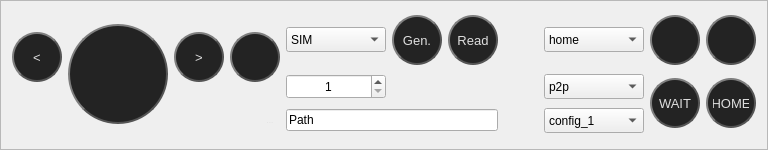
                  <widget class="QFrame" name="frame">
                   <property name="minimumSize">
                    <size>
                     <width>0</width>
                     <height>150</height>
                    </size>
                   </property>
                   <property name="frameShape">
                    <enum>QFrame::StyledPanel</enum>
                   </property>
                   <property name="frameShadow">
                    <enum>QFrame::Raised</enum>
                   </property>
                   <layout class="QGridLayout" name="gridLayout_7">
                    <item row="0" column="0" rowspan="2">
                     <widget class="QPushButton" name="btn_auto_prev">
                      <property name="sizePolicy">
                       <sizepolicy hsizetype="Preferred" vsizetype="Preferred">
                        <horstretch>0</horstretch>
                        <verstretch>0</verstretch>
                       </sizepolicy>
                      </property>
                      <property name="minimumSize">
                       <size>
                        <width>50</width>
                        <height>50</height>
                       </size>
                      </property>
                      <property name="maximumSize">
                       <size>
                        <width>50</width>
                        <height>50</height>
                       </size>
                      </property>
                      <property name="font">
                       <font>
                        <family>Segoe UI</family>
                        <pointsize>10</pointsize>
                       </font>
                      </property>
                      <property name="toolTip">
                       <string>Prev</string>
                      </property>
                      <property name="layoutDirection">
                       <enum>Qt::LeftToRight</enum>
                      </property>
                      <property name="styleSheet">
                       <string notr="true">QPushButton {	
	color: rgb(222, 222, 222);
    border: 2px solid #555;
    border-radius: 25px;
    border-style: outset;
	background-color: rgb(35, 35, 35);
    padding: 5px;
}
QPushButton:hover {
	background-color: rgb(85, 170, 255);
}
QPushButton:pressed {	
	background-color: rgb(114, 255, 144);
}</string>
                      </property>
                      <property name="text">
                       <string>&lt;</string>
                      </property>
                      <property name="checkable">
                       <bool>true</bool>
                      </property>
                      <property name="checked">
                       <bool>true</bool>
                      </property>
                     </widget>
                    </item>
                    <item row="0" column="1" rowspan="3">
                     <widget class="QPushButton" name="btn_auto_start">
                      <property name="sizePolicy">
                       <sizepolicy hsizetype="Preferred" vsizetype="Preferred">
                        <horstretch>0</horstretch>
                        <verstretch>0</verstretch>
                       </sizepolicy>
                      </property>
                      <property name="minimumSize">
                       <size>
                        <width>100</width>
                        <height>100</height>
                       </size>
                      </property>
                      <property name="maximumSize">
                       <size>
                        <width>100</width>
                        <height>100</height>
                       </size>
                      </property>
                      <property name="font">
                       <font>
                        <family>Segoe UI</family>
                        <pointsize>10</pointsize>
                       </font>
                      </property>
                      <property name="toolTip">
                       <string>START</string>
                      </property>
                      <property name="layoutDirection">
                       <enum>Qt::LeftToRight</enum>
                      </property>
                      <property name="styleSheet">
                       <string notr="true">QPushButton {	
	color: rgb(222, 222, 222);
    border: 2px solid #555;
    border-radius: 50px;
    border-style: outset;
	background-color: rgb(35, 35, 35);
    padding: 5px;
	image: url(:/24x24/24x24/icons8-start-50.png);
}
QPushButton:hover {
	background-color: rgb(114, 255, 142);
}
QPushButton:pressed {	
	background-color: rgb(85, 170, 255);
}</string>
                      </property>
                      <property name="text">
                       <string/>
                      </property>
                      <property name="checkable">
                       <bool>true</bool>
                      </property>
                      <property name="checked">
                       <bool>true</bool>
                      </property>
                     </widget>
                    </item>
                    <item row="0" column="2" rowspan="2">
                     <widget class="QPushButton" name="btn_auto_next">
                      <property name="sizePolicy">
                       <sizepolicy hsizetype="Preferred" vsizetype="Preferred">
                        <horstretch>0</horstretch>
                        <verstretch>0</verstretch>
                       </sizepolicy>
                      </property>
                      <property name="minimumSize">
                       <size>
                        <width>50</width>
                        <height>50</height>
                       </size>
                      </property>
                      <property name="maximumSize">
                       <size>
                        <width>50</width>
                        <height>50</height>
                       </size>
                      </property>
                      <property name="font">
                       <font>
                        <family>Segoe UI</family>
                        <pointsize>10</pointsize>
                       </font>
                      </property>
                      <property name="toolTip">
                       <string>Next</string>
                      </property>
                      <property name="layoutDirection">
                       <enum>Qt::LeftToRight</enum>
                      </property>
                      <property name="styleSheet">
                       <string notr="true">QPushButton {	
	color: rgb(222, 222, 222);
    border: 2px solid #555;
    border-radius: 25px;
    border-style: outset;
	background-color: rgb(35, 35, 35);
    padding: 5px;
}
QPushButton:hover {
	background-color: rgb(85, 170, 255);
}
QPushButton:pressed {	
	background-color: rgb(114, 255, 144);
}</string>
                      </property>
                      <property name="text">
                       <string>&gt;</string>
                      </property>
                      <property name="checkable">
                       <bool>true</bool>
                      </property>
                      <property name="checked">
                       <bool>true</bool>
                      </property>
                     </widget>
                    </item>
                    <item row="0" column="3" rowspan="2">
                     <widget class="QPushButton" name="btn_auto_stop">
                      <property name="sizePolicy">
                       <sizepolicy hsizetype="Preferred" vsizetype="Preferred">
                        <horstretch>0</horstretch>
                        <verstretch>0</verstretch>
                       </sizepolicy>
                      </property>
                      <property name="minimumSize">
                       <size>
                        <width>50</width>
                        <height>50</height>
                       </size>
                      </property>
                      <property name="maximumSize">
                       <size>
                        <width>50</width>
                        <height>50</height>
                       </size>
                      </property>
                      <property name="font">
                       <font>
                        <family>Segoe UI</family>
                        <pointsize>10</pointsize>
                       </font>
                      </property>
                      <property name="toolTip">
                       <string>STOP</string>
                      </property>
                      <property name="layoutDirection">
                       <enum>Qt::LeftToRight</enum>
                      </property>
                      <property name="styleSheet">
                       <string notr="true">QPushButton {	
	color: rgb(222, 222, 222);
    border: 2px solid #555;
    border-radius: 25px;
    border-style: outset;
	background-color: rgb(35, 35, 35);
    padding: 5px;
}
QPushButton:hover {
	background-color: rgb(255, 129, 131);
}
QPushButton:pressed {	
	background-color: rgb(85, 170, 255);
}</string>
                      </property>
                      <property name="text">
                       <string/>
                      </property>
                      <property name="icon">
                       <iconset resource="icons/icons.qrc">
                        <normaloff>:/24x24/24x24/icons8-stop-circled-50.png</normaloff>:/24x24/24x24/icons8-stop-circled-50.png</iconset>
                      </property>
                      <property name="iconSize">
                       <size>
                        <width>24</width>
                        <height>24</height>
                       </size>
                      </property>
                      <property name="checkable">
                       <bool>true</bool>
                      </property>
                      <property name="checked">
                       <bool>true</bool>
                      </property>
                     </widget>
                    </item>
                    <item row="0" column="4">
                     <widget class="QComboBox" name="comboBox_auto_sim_servo">
                      <property name="minimumSize">
                       <size>
                        <width>100</width>
                        <height>25</height>
                       </size>
                      </property>
                      <property name="maximumSize">
                       <size>
                        <width>100</width>
                        <height>25</height>
                       </size>
                      </property>
                      <property name="toolTip">
                       <string>Sim / Servos</string>
                      </property>
                      <item>
                       <property name="text">
                        <string>SIM</string>
                       </property>
                      </item>
                      <item>
                       <property name="text">
                        <string>SERVOS</string>
                       </property>
                      </item>
                     </widget>
                    </item>
                    <item row="0" column="5">
                     <widget class="QPushButton" name="btn_auto_Add_path_gen">
                      <property name="sizePolicy">
                       <sizepolicy hsizetype="Preferred" vsizetype="Preferred">
                        <horstretch>0</horstretch>
                        <verstretch>0</verstretch>
                       </sizepolicy>
                      </property>
                      <property name="minimumSize">
                       <size>
                        <width>50</width>
                        <height>50</height>
                       </size>
                      </property>
                      <property name="maximumSize">
                       <size>
                        <width>50</width>
                        <height>50</height>
                       </size>
                      </property>
                      <property name="font">
                       <font>
                        <family>Segoe UI</family>
                        <pointsize>10</pointsize>
                       </font>
                      </property>
                      <property name="toolTip">
                       <string>Generate path</string>
                      </property>
                      <property name="layoutDirection">
                       <enum>Qt::LeftToRight</enum>
                      </property>
                      <property name="styleSheet">
                       <string notr="true">QPushButton {	
	color: rgb(222, 222, 222);
    border: 2px solid #555;
    border-radius: 25px;
    border-style: outset;
	background-color: rgb(35, 35, 35);
    padding: 5px;
}
QPushButton:hover {
	background-color: rgb(61, 61, 61);
}
QPushButton:pressed {	
	background-color: rgb(85, 170, 255);
}</string>
                      </property>
                      <property name="text">
                       <string>Gen.</string>
                      </property>
                      <property name="checkable">
                       <bool>true</bool>
                      </property>
                      <property name="checked">
                       <bool>true</bool>
                      </property>
                     </widget>
                    </item>
                    <item row="0" column="6" colspan="2">
                     <widget class="QPushButton" name="btn_auto_Add_path_read">
                      <property name="sizePolicy">
                       <sizepolicy hsizetype="Preferred" vsizetype="Preferred">
                        <horstretch>0</horstretch>
                        <verstretch>0</verstretch>
                       </sizepolicy>
                      </property>
                      <property name="minimumSize">
                       <size>
                        <width>50</width>
                        <height>50</height>
                       </size>
                      </property>
                      <property name="maximumSize">
                       <size>
                        <width>50</width>
                        <height>50</height>
                       </size>
                      </property>
                      <property name="font">
                       <font>
                        <family>Segoe UI</family>
                        <pointsize>10</pointsize>
                       </font>
                      </property>
                      <property name="toolTip">
                       <string>Read path from file .txt</string>
                      </property>
                      <property name="layoutDirection">
                       <enum>Qt::LeftToRight</enum>
                      </property>
                      <property name="styleSheet">
                       <string notr="true">QPushButton {	
	color: rgb(222, 222, 222);
    border: 2px solid #555;
    border-radius: 25px;
    border-style: outset;
	background-color: rgb(35, 35, 35);
    padding: 5px;
}
QPushButton:hover {
	background-color: rgb(61, 61, 61);
}
QPushButton:pressed {	
	background-color: rgb(85, 170, 255);
}</string>
                      </property>
                      <property name="text">
                       <string>Read</string>
                      </property>
                      <property name="checkable">
                       <bool>true</bool>
                      </property>
                      <property name="checked">
                       <bool>true</bool>
                      </property>
                     </widget>
                    </item>
                    <item row="0" column="8">
                     <spacer name="horizontalSpacer_2">
                      <property name="orientation">
                       <enum>Qt::Horizontal</enum>
                      </property>
                      <property name="sizeHint" stdset="0">
                       <size>
                        <width>40</width>
                        <height>20</height>
                       </size>
                      </property>
                     </spacer>
                    </item>
                    <item row="0" column="9">
                     <widget class="QComboBox" name="comboBox_auto_command">
                      <property name="minimumSize">
                       <size>
                        <width>100</width>
                        <height>25</height>
                       </size>
                      </property>
                      <property name="maximumSize">
                       <size>
                        <width>16777215</width>
                        <height>25</height>
                       </size>
                      </property>
                      <property name="toolTip">
                       <string>Command</string>
                      </property>
                      <item>
                       <property name="text">
                        <string>home</string>
                       </property>
                      </item>
                      <item>
                       <property name="text">
                        <string>move</string>
                       </property>
                      </item>
                      <item>
                       <property name="text">
                        <string>wait</string>
                       </property>
                      </item>
                     </widget>
                    </item>
                    <item row="0" column="10">
                     <widget class="QPushButton" name="btn_auto_add_empty">
                      <property name="sizePolicy">
                       <sizepolicy hsizetype="Preferred" vsizetype="Preferred">
                        <horstretch>0</horstretch>
                        <verstretch>0</verstretch>
                       </sizepolicy>
                      </property>
                      <property name="minimumSize">
                       <size>
                        <width>50</width>
                        <height>50</height>
                       </size>
                      </property>
                      <property name="maximumSize">
                       <size>
                        <width>50</width>
                        <height>50</height>
                       </size>
                      </property>
                      <property name="font">
                       <font>
                        <family>Segoe UI</family>
                        <pointsize>10</pointsize>
                       </font>
                      </property>
                      <property name="toolTip">
                       <string>Add row</string>
                      </property>
                      <property name="layoutDirection">
                       <enum>Qt::LeftToRight</enum>
                      </property>
                      <property name="styleSheet">
                       <string notr="true">QPushButton {	
	color: rgb(222, 222, 222);
    border: 2px solid #555;
    border-radius: 25px;
    border-style: outset;
	background-color: rgb(35, 35, 35);
    padding: 5px;
	image: url(:/24x24/24x24/icons8-add-50.png);
}
QPushButton:hover {
	background-color: rgb(61, 61, 61);
}
QPushButton:pressed {	
	background-color: rgb(85, 170, 255);
}</string>
                      </property>
                      <property name="text">
                       <string/>
                      </property>
                     </widget>
                    </item>
                    <item row="0" column="11">
                     <widget class="QPushButton" name="btn_auto_delete">
                      <property name="sizePolicy">
                       <sizepolicy hsizetype="Preferred" vsizetype="Preferred">
                        <horstretch>0</horstretch>
                        <verstretch>0</verstretch>
                       </sizepolicy>
                      </property>
                      <property name="minimumSize">
                       <size>
                        <width>50</width>
                        <height>50</height>
                       </size>
                      </property>
                      <property name="maximumSize">
                       <size>
                        <width>50</width>
                        <height>50</height>
                       </size>
                      </property>
                      <property name="font">
                       <font>
                        <family>Segoe UI</family>
                        <pointsize>10</pointsize>
                       </font>
                      </property>
                      <property name="toolTip">
                       <string>Delete row</string>
                      </property>
                      <property name="layoutDirection">
                       <enum>Qt::LeftToRight</enum>
                      </property>
                      <property name="styleSheet">
                       <string notr="true">QPushButton {	
	color: rgb(222, 222, 222);
    border: 2px solid #555;
    border-radius: 25px;
    border-style: outset;
	background-color: rgb(35, 35, 35);
    padding: 5px;
	image: url(:/24x24/24x24/icons8-cancel-50.png);
}
QPushButton:hover {
	background-color: rgb(61, 61, 61);
}
QPushButton:pressed {	
	background-color: rgb(85, 170, 255);
}</string>
                      </property>
                      <property name="text">
                       <string/>
                      </property>
                     </widget>
                    </item>
                    <item row="1" column="4">
                     <widget class="QSpinBox" name="spinBox">
                      <property name="sizePolicy">
                       <sizepolicy hsizetype="Fixed" vsizetype="Fixed">
                        <horstretch>0</horstretch>
                        <verstretch>0</verstretch>
                       </sizepolicy>
                      </property>
                      <property name="minimumSize">
                       <size>
                        <width>100</width>
                        <height>25</height>
                       </size>
                      </property>
                      <property name="maximumSize">
                       <size>
                        <width>100</width>
                        <height>16777215</height>
                       </size>
                      </property>
                      <property name="toolTip">
                       <string>Loop</string>
                      </property>
                      <property name="alignment">
                       <set>Qt::AlignCenter</set>
                      </property>
                      <property name="minimum">
                       <number>1</number>
                      </property>
                     </widget>
                    </item>
                    <item row="1" column="9">
                     <widget class="QComboBox" name="comboBox_auto_traj">
                      <property name="minimumSize">
                       <size>
                        <width>100</width>
                        <height>25</height>
                       </size>
                      </property>
                      <property name="maximumSize">
                       <size>
                        <width>16777215</width>
                        <height>25</height>
                       </size>
                      </property>
                      <property name="toolTip">
                       <string>Trajectory</string>
                      </property>
                      <item>
                       <property name="text">
                        <string>p2p</string>
                       </property>
                      </item>
                      <item>
                       <property name="text">
                        <string>cp_linear</string>
                       </property>
                      </item>
                     </widget>
                    </item>
                    <item row="1" column="10" rowspan="2">
                     <widget class="QPushButton" name="btn_auto_Add_wait">
                      <property name="sizePolicy">
                       <sizepolicy hsizetype="Preferred" vsizetype="Preferred">
                        <horstretch>0</horstretch>
                        <verstretch>0</verstretch>
                       </sizepolicy>
                      </property>
                      <property name="minimumSize">
                       <size>
                        <width>50</width>
                        <height>50</height>
                       </size>
                      </property>
                      <property name="maximumSize">
                       <size>
                        <width>50</width>
                        <height>50</height>
                       </size>
                      </property>
                      <property name="font">
                       <font>
                        <family>Segoe UI</family>
                        <pointsize>10</pointsize>
                       </font>
                      </property>
                      <property name="toolTip">
                       <string>Add Wait position</string>
                      </property>
                      <property name="layoutDirection">
                       <enum>Qt::LeftToRight</enum>
                      </property>
                      <property name="styleSheet">
                       <string notr="true">QPushButton {	
	color: rgb(222, 222, 222);
    border: 2px solid #555;
    border-radius: 25px;
    border-style: outset;
	background-color: rgb(35, 35, 35);
    padding: 5px;
}
QPushButton:hover {
	background-color: rgb(61, 61, 61);
}
QPushButton:pressed {	
	background-color: rgb(85, 170, 255);
}</string>
                      </property>
                      <property name="text">
                       <string>WAIT</string>
                      </property>
                      <property name="checkable">
                       <bool>true</bool>
                      </property>
                      <property name="checked">
                       <bool>true</bool>
                      </property>
                     </widget>
                    </item>
                    <item row="1" column="11" rowspan="2">
                     <widget class="QPushButton" name="btn_auto_Add_safe">
                      <property name="sizePolicy">
                       <sizepolicy hsizetype="Preferred" vsizetype="Preferred">
                        <horstretch>0</horstretch>
                        <verstretch>0</verstretch>
                       </sizepolicy>
                      </property>
                      <property name="minimumSize">
                       <size>
                        <width>50</width>
                        <height>50</height>
                       </size>
                      </property>
                      <property name="maximumSize">
                       <size>
                        <width>50</width>
                        <height>50</height>
                       </size>
                      </property>
                      <property name="font">
                       <font>
                        <family>Segoe UI</family>
                        <pointsize>10</pointsize>
                       </font>
                      </property>
                      <property name="toolTip">
                       <string>Add Home position</string>
                      </property>
                      <property name="layoutDirection">
                       <enum>Qt::LeftToRight</enum>
                      </property>
                      <property name="styleSheet">
                       <string notr="true">QPushButton {	
	color: rgb(222, 222, 222);
    border: 2px solid #555;
    border-radius: 25px;
    border-style: outset;
	background-color: rgb(35, 35, 35);
    padding: 5px;
}
QPushButton:hover {
	background-color: rgb(61, 61, 61);
}
QPushButton:pressed {	
	background-color: rgb(85, 170, 255);
}</string>
                      </property>
                      <property name="text">
                       <string>HOME</string>
                      </property>
                      <property name="checkable">
                       <bool>true</bool>
                      </property>
                      <property name="checked">
                       <bool>true</bool>
                      </property>
                     </widget>
                    </item>
                    <item row="2" column="9">
                     <widget class="QComboBox" name="comboBox_auto_config">
                      <property name="minimumSize">
                       <size>
                        <width>100</width>
                        <height>25</height>
                       </size>
                      </property>
                      <property name="maximumSize">
                       <size>
                        <width>16777215</width>
                        <height>25</height>
                       </size>
                      </property>
                      <property name="toolTip">
                       <string>Robot config</string>
                      </property>
                      <item>
                       <property name="text">
                        <string>config_1</string>
                       </property>
                      </item>
                      <item>
                       <property name="text">
                        <string>config_2</string>
                       </property>
                      </item>
                     </widget>
                    </item>
                    <item row="2" column="3" alignment="Qt::AlignRight">
                     <widget class="QPushButton" name="btn_auto_add_actual_3">
                      <property name="sizePolicy">
                       <sizepolicy hsizetype="Preferred" vsizetype="Preferred">
                        <horstretch>0</horstretch>
                        <verstretch>0</verstretch>
                       </sizepolicy>
                      </property>
                      <property name="minimumSize">
                       <size>
                        <width>20</width>
                        <height>20</height>
                       </size>
                      </property>
                      <property name="maximumSize">
                       <size>
                        <width>20</width>
                        <height>20</height>
                       </size>
                      </property>
                      <property name="font">
                       <font>
                        <family>Segoe UI</family>
                        <pointsize>6</pointsize>
                        <weight>50</weight>
                        <bold>false</bold>
                       </font>
                      </property>
                      <property name="toolTip">
                       <string>Dodaj bieżącą pozycje</string>
                      </property>
                      <property name="layoutDirection">
                       <enum>Qt::LeftToRight</enum>
                      </property>
                      <property name="styleSheet">
                       <string notr="true">QPushButton {	
	color: rgb(222, 222, 222);
    border-style: outset;
	background-color: transparent;
	image: url(:/50x50/50x50/icons8-application-window-50.png);
}
QPushButton:hover {
	background-color: rgb(61, 61, 61);
}
QPushButton:pressed {	
	background-color: rgb(85, 170, 255);
}</string>
                      </property>
                      <property name="text">
                       <string>...</string>
                      </property>
                      <property name="checkable">
                       <bool>true</bool>
                      </property>
                      <property name="checked">
                       <bool>true</bool>
                      </property>
                     </widget>
                    </item>
                    <item row="2" column="4" colspan="4">
                     <widget class="QLineEdit" name="lineEdit">
                      <property name="minimumSize">
                       <size>
                        <width>200</width>
                        <height>0</height>
                       </size>
                      </property>
                      <property name="text">
                       <string>Path</string>
                      </property>
                     </widget>
                    </item>
                   </layout>
                  </widget>
